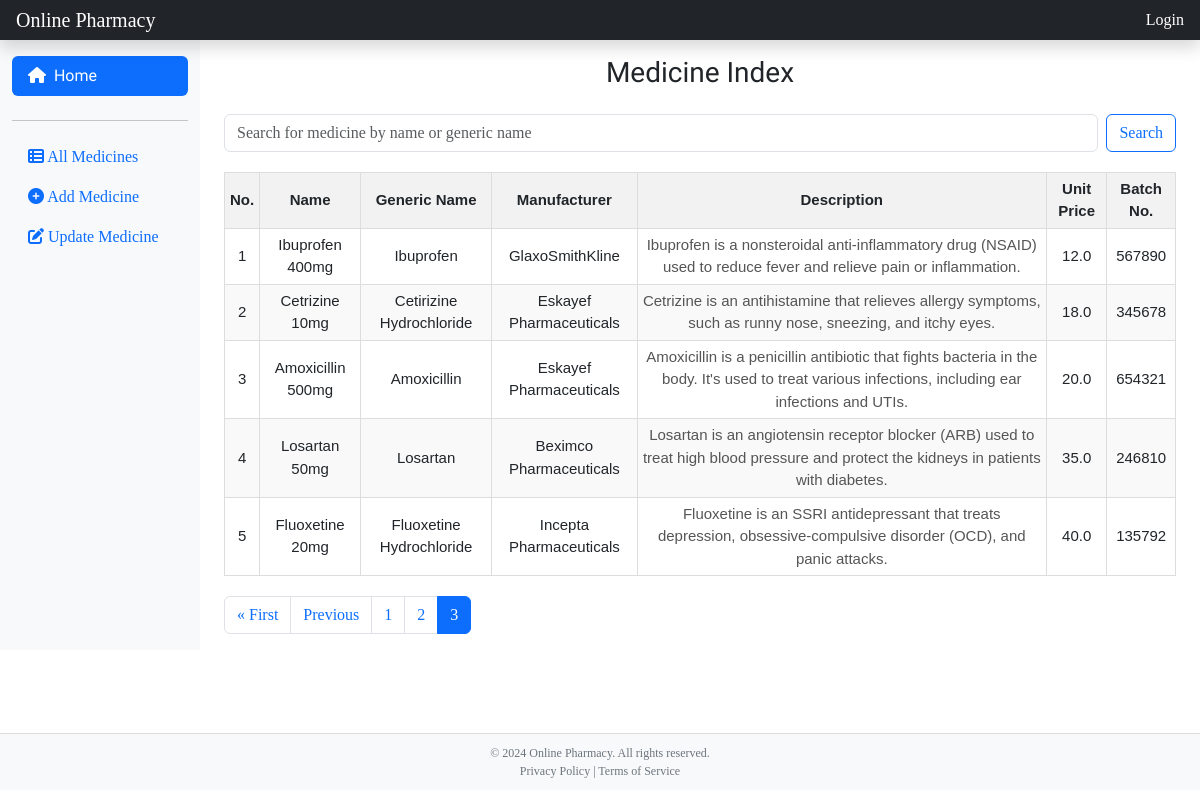
Page /?page=4 on the earlier database version.
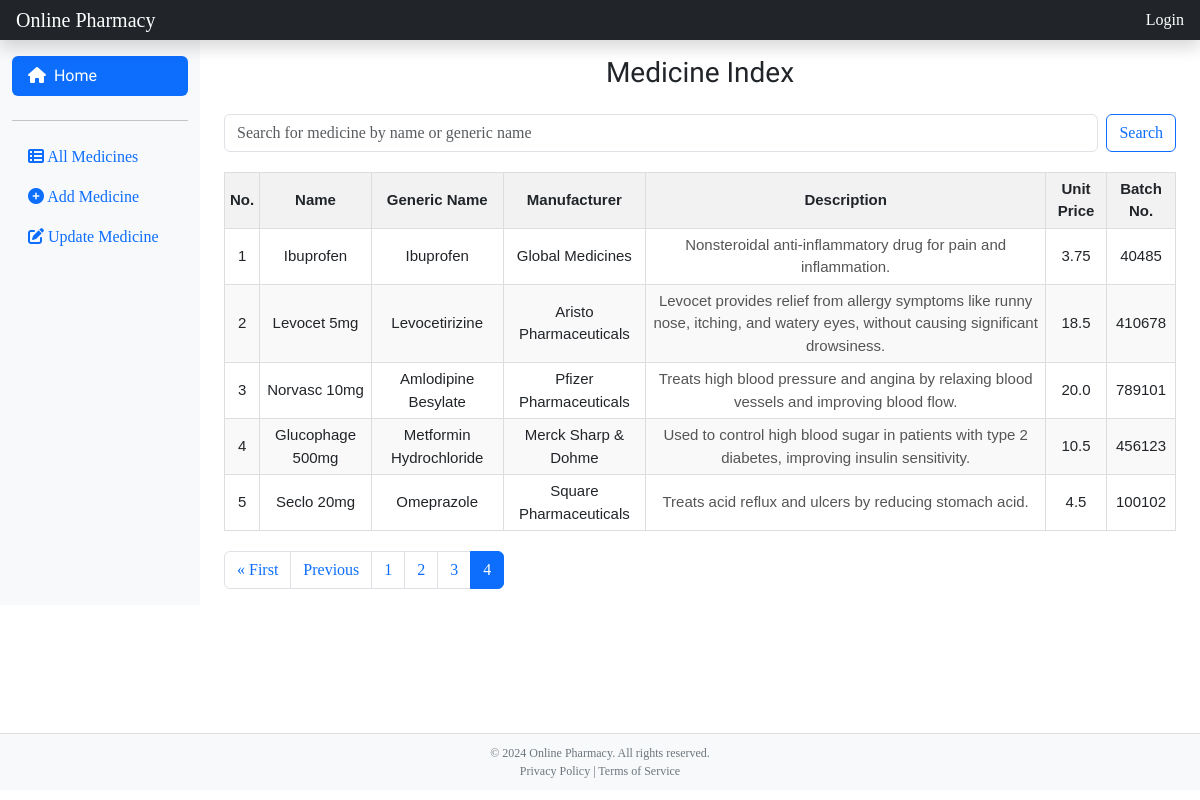
Same page on the later database version.
### medicine/models.py (models this page shows, shortened)
class Medicine(models.Model):
    name = models.CharField(max_length=100)
    generic_name = models.CharField(max_length=100)
    manufacturer = models.CharField(max_length=100)
    description = models.TextField()
    price = models.FloatField()
    batch_number = models.IntegerField()

### medicine/views.py (the view)
# urls.py: path('', IndexView.as_view(), name='index'),
class IndexView(View):
    def get(self, request):
        medicines = Medicine.objects.all()
        paginator = Paginator(medicines, 5)  # Show 5 medicines per page.
        user = request.user
        page_number = request.GET.get("page")
        page_obj = paginator.get_page(page_number)
        context = {
            'page_obj': page_obj,
            'user': user,
                   }
        return render(request, 'index.html', context)

### templates/index.html (shortened to what this page needs)
{% extends 'base.html' %}
{% load static %}
{% block content %}
    <main class="col-md-9 ms-sm-auto col-lg-10 px-md-4">
        <div class="pt-3">
            <h3 class="text-center mb-4">Medicine Index</h3>
            <div class="mb-3">
        <form class="d-flex" role="search" action="{% url 'search' %}" method="GET">
            <input class="form-control me-2" type="search" name="q" placeholder="Search for medicine by name or generic name" aria-label="Search">
            <button class="btn btn-outline-primary" type="submit">Search</button>
        </form>
            </div>
    <table>
        <thead>
            <tr>
                <th>No.</th>
                <th>Name</th>
                <th>Generic Name</th>
                <th>Manufacturer</th>
                <th>Description</th>
                <th>Unit Price</th>
                <th>Batch No.</th>
            </tr>
        </thead>
        <tbody>
            {% for medicine in page_obj %}
            <tr>
                <td>{{ forloop.counter }}</td>
                <td>{{ medicine.name }}</td>
                <td>{{ medicine.generic_name }}</td>
                <td>{{ medicine.manufacturer }}</td>
                <td><small>{{ medicine.description }}</small></td>
                <td>{{ medicine.price }}</td>
                <td>{{ medicine.batch_number }}</td>
            </tr>
            {% endfor %}
        </tbody>
    </table>
<div class="pagination">
    <nav aria-label="Page navigation">
        <ul class="pagination justify-content-center">
            {% if page_obj.has_previous %}
                <li class="page-item">
                    <a class="page-link" href="?page=1" aria-label="First">
                        <span aria-hidden="true">&laquo; First</span>
                    </a>
                </li>
                <li class="page-item">
                    <a class="page-link" href="?page={{ page_obj.previous_page_number }}" aria-label="Previous">
                        <span aria-hidden="true">Previous</span>
                    </a>
                </li>
            {% endif %}
            {% for i in page_obj.paginator.page_range %}
                {% if i == page_obj.number %}
                    <li class="page-item active" aria-current="page">
                        <span class="page-link">{{ i }}</span>
                    </li>
                {% else %}
                    <li class="page-item">
                        <a class="page-link" href="?page={{ i }}">{{ i }}</a>
                    </li>
                {% endif %}
            {% endfor %}
        </ul>
    </nav>
</div>
            </div>
        </main>
{% block footer %}
<footer style=" position: absolute; bottom: 10px; width: 100%; text-align: center; padding: 10px; background-color: #f8f9fa; border-top: 1px solid #ddd;">
    <p style="font-size: 12px; color: #6c757d; margin: 0;">&copy; 2024 Online Pharmacy. All rights reserved.</p>
    <p style="font-size: 12px; color: #6c757d; margin: 0;">Privacy Policy | Terms of Service</p>
</footer>
{% endblock %}
{% endblock %}

Differences in the rows shown:
no longer on this page (row unchanged): Medicine: name "Ibuprofen 400mg", generic_name "Ibuprofen", manufacturer "GlaxoSmithKline", description "Ibuprofen is a nonsteroidal anti-inflammatory drug (NSAID) used to reduce fever and relieve pain or inflammation.", price "12.0", batch_number "567890"
no longer on this page (row unchanged): Medicine: name "Cetrizine 10mg", generic_name "Cetirizine Hydrochloride", manufacturer "Eskayef Pharmaceuticals", description "Cetrizine is an antihistamine that relieves allergy symptoms, such as runny nose, sneezing, and itchy eyes.", price "18.0", batch_number "345678"
no longer on this page (row edited): Medicine: name "Amoxicillin 500mg", generic_name "Amoxicillin", manufacturer "Eskayef Pharmaceuticals", description "Amoxicillin is a penicillin antibiotic that fights bacteria in the body. It's used to treat various infections, including ear infections and UTIs.", price "20.0", batch_number "654321"
no longer on this page (row unchanged): Medicine: name "Losartan 50mg", generic_name "Losartan", manufacturer "Beximco Pharmaceuticals", description "Losartan is an angiotensin receptor blocker (ARB) used to treat high blood pressure and protect the kidneys in patients with diabetes.", price "35.0", batch_number "246810"
no longer on this page (row unchanged): Medicine: name "Fluoxetine 20mg", generic_name "Fluoxetine Hydrochloride", manufacturer "Incepta Pharmaceuticals", description "Fluoxetine is an SSRI antidepressant that treats depression, obsessive-compulsive disorder (OCD), and panic attacks.", price "40.0", batch_number "135792"
added Medicine: name "Ibuprofen", generic_name "Ibuprofen", manufacturer "Global Medicines", description "Nonsteroidal anti-inflammatory drug for pain and inflammation.", price "3.75", batch_number "40485"
added Medicine: name "Levocet 5mg", generic_name "Levocetirizine", manufacturer "Aristo Pharmaceuticals", description "Levocet provides relief from allergy symptoms like runny nose, itching, and watery eyes, without causing significant drowsiness.", price "18.5", batch_number "410678"
added Medicine: name "Norvasc 10mg", generic_name "Amlodipine Besylate", manufacturer "Pfizer Pharmaceuticals", description "Treats high blood pressure and angina by relaxing blood vessels and improving blood flow.", price "20.0", batch_number "789101"
added Medicine: name "Glucophage 500mg", generic_name "Metformin Hydrochloride", manufacturer "Merck Sharp & Dohme", description "Used to control high blood sugar in patients with type 2 diabetes, improving insulin sensitivity.", price "10.5", batch_number "456123"
added Medicine: name "Seclo 20mg", generic_name "Omeprazole", manufacturer "Square Pharmaceuticals", description "Treats acid reflux and ulcers by reducing stomach acid.", price "4.5", batch_number "100102"
Other differences:
list line gone: "3"
new list line: "3"
new list line: "4"
